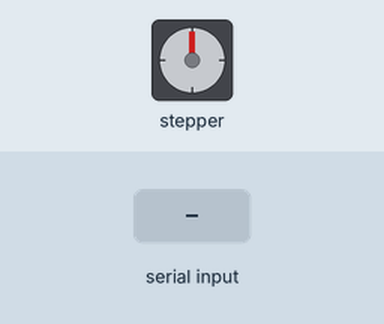
A sketch run on a simulated Raspberry Pi Pico. Parts: stepper motor. The inputs (shaded band) are chosen by the test bench. Stepper angles assume 200 steps per turn.

Above: at 1.2 s.
1.3 s: "90,45\n" received over Serial
Timing chart, 0 to 4.3 s (numbered marks = the images above; inputs shaded):
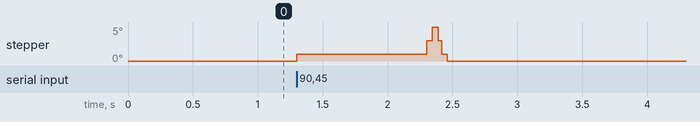

The sketch:

decl_practice_240.ino
```cpp
// snippet: decl_practice_240
// tags: globals, declare, millis, nonblocking, accelstepper
// boards: avr, esp32, megaavr, nano33iot, romi32u4, rp2040
// library: AccelStepper
// description: Declare AccelStepper stepper(AccelStepper::DRIVER, 2, 3) at global scope
// prompts: declare, accelstepper, stepper(accelstepper, driver, scope, setmaxspeed(1000)
// verified: compile-only
// source: kd-generated (id 240)
// exact-include: AccelStepper.h

#include <AccelStepper.h>

AccelStepper stepper(AccelStepper::DRIVER, 2, 3);
int targetPosition = 0;

void setup() {
  Serial.begin(9600);
  stepper.setMaxSpeed(1000);
  stepper.setAcceleration(500);
}

void loop() {
  if (Serial.available() > 0) {
    targetPosition = Serial.parseInt();
    stepper.moveTo(targetPosition);  // absolute target position (steps); call ONCE, not every loop
  }
  stepper.run();  // MUST be called every loop iteration to step the motor
}
```
